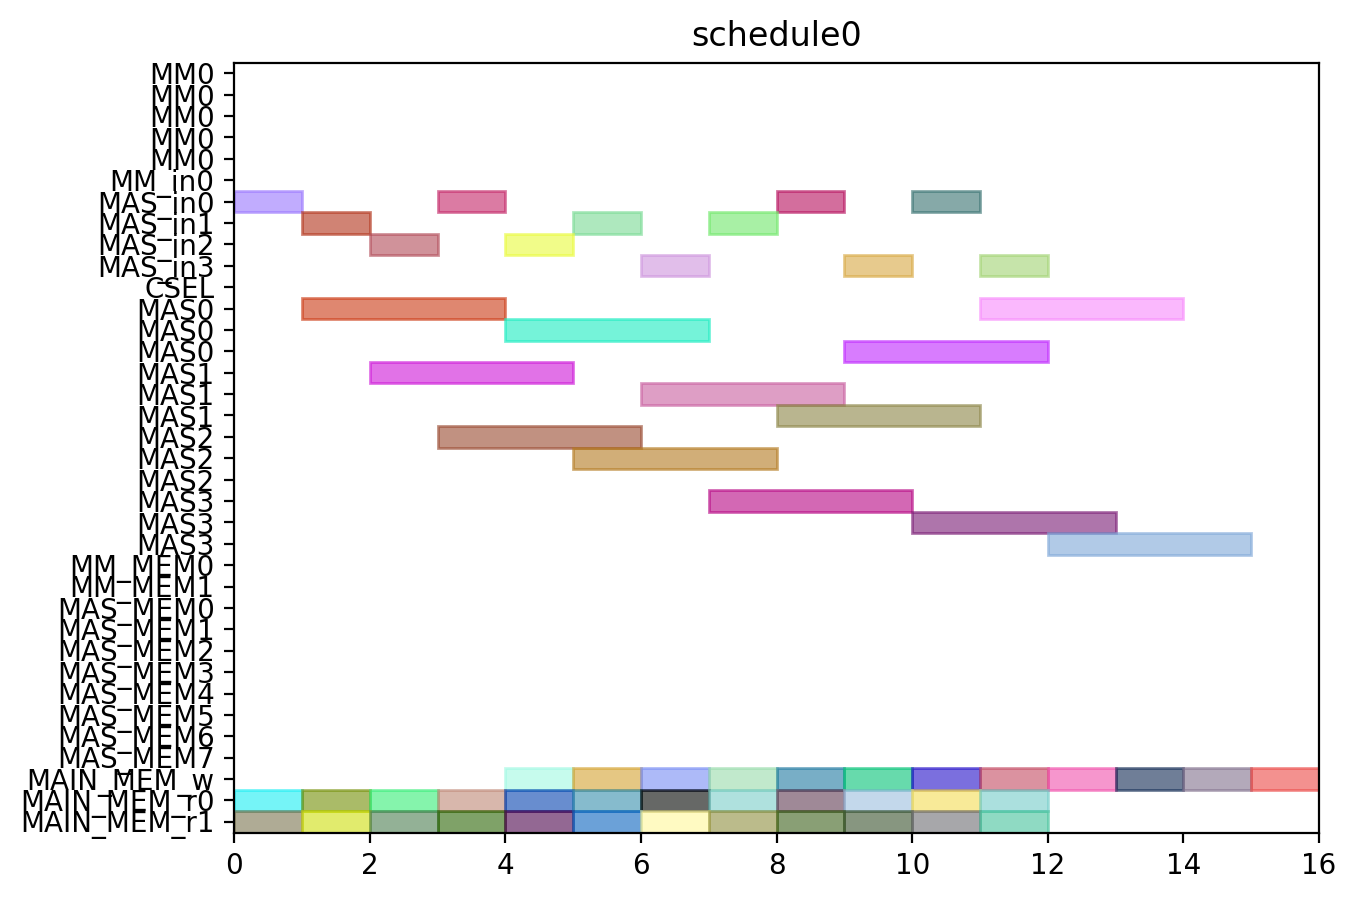

The script that drew this image:
from pyschedule import Scenario, solvers, plotters, alt


def solve():
	horizon = 90
	S = Scenario("schedule0", horizon=horizon)

	# resource
	MM = S.Resources('MM', num=1, size=5)
	MM_in = S.Resources('MM_in', num=1)
	MAS_in = S.Resources('MAS_in', num=4)
	CSEL = S.Resource('CSEL')
	MAS = S.Resources('MAS', num=4, size=3, periods=range(1, horizon))
	MM_MEM = S.Resources('MM_MEM', num=2)
	MAS_MEM = S.Resources('MAS_MEM', num=8)
	MAIN_MEM_w = S.Resource('MAIN_MEM_w', size=1)
	MAIN_MEM_r = S.Resources('MAIN_MEM_r', num=2)

	# result of previous scheduling

	# new tasks
	c000 = S.Task('c000', length=3, delay_cost=1)
	c000 += alt(MAS)
	c000_in = S.Task('c000_in', length=1, delay_cost=1)
	c000_in += alt(MAS_in)
	S += c000_in*MAS_in[0]<=c000*MAS[0]

	S += c000_in*MAS_in[1]<=c000*MAS[1]

	S += c000_in*MAS_in[2]<=c000*MAS[2]

	S += c000_in*MAS_in[3]<=c000*MAS[3]

	S += 0<c000

	c000_w = S.Task('c000_w', length=1, delay_cost=1)
	c000_w += alt(MAIN_MEM_w)
	S += c000 <= c000_w

	c000_mem0 = S.Task('c000_mem0', length=1, delay_cost=1)
	c000_mem0 += MAIN_MEM_r[0]
	c000_mem1 = S.Task('c000_mem1', length=1, delay_cost=1)
	c000_mem1 += MAIN_MEM_r[1]
	c001 = S.Task('c001', length=3, delay_cost=1)
	c001 += alt(MAS)
	c001_in = S.Task('c001_in', length=1, delay_cost=1)
	c001_in += alt(MAS_in)
	S += c001_in*MAS_in[0]<=c001*MAS[0]

	S += c001_in*MAS_in[1]<=c001*MAS[1]

	S += c001_in*MAS_in[2]<=c001*MAS[2]

	S += c001_in*MAS_in[3]<=c001*MAS[3]

	S += 0<c001

	c001_w = S.Task('c001_w', length=1, delay_cost=1)
	c001_w += alt(MAIN_MEM_w)
	S += c001 <= c001_w

	c001_mem0 = S.Task('c001_mem0', length=1, delay_cost=1)
	c001_mem0 += MAIN_MEM_r[0]
	c001_mem1 = S.Task('c001_mem1', length=1, delay_cost=1)
	c001_mem1 += MAIN_MEM_r[1]
	c010 = S.Task('c010', length=3, delay_cost=1)
	c010 += alt(MAS)
	c010_in = S.Task('c010_in', length=1, delay_cost=1)
	c010_in += alt(MAS_in)
	S += c010_in*MAS_in[0]<=c010*MAS[0]

	S += c010_in*MAS_in[1]<=c010*MAS[1]

	S += c010_in*MAS_in[2]<=c010*MAS[2]

	S += c010_in*MAS_in[3]<=c010*MAS[3]

	S += 0<c010

	c010_w = S.Task('c010_w', length=1, delay_cost=1)
	c010_w += alt(MAIN_MEM_w)
	S += c010 <= c010_w

	c010_mem0 = S.Task('c010_mem0', length=1, delay_cost=1)
	c010_mem0 += MAIN_MEM_r[0]
	c010_mem1 = S.Task('c010_mem1', length=1, delay_cost=1)
	c010_mem1 += MAIN_MEM_r[1]
	c011 = S.Task('c011', length=3, delay_cost=1)
	c011 += alt(MAS)
	c011_in = S.Task('c011_in', length=1, delay_cost=1)
	c011_in += alt(MAS_in)
	S += c011_in*MAS_in[0]<=c011*MAS[0]

	S += c011_in*MAS_in[1]<=c011*MAS[1]

	S += c011_in*MAS_in[2]<=c011*MAS[2]

	S += c011_in*MAS_in[3]<=c011*MAS[3]

	S += 0<c011

	c011_w = S.Task('c011_w', length=1, delay_cost=1)
	c011_w += alt(MAIN_MEM_w)
	S += c011 <= c011_w

	c011_mem0 = S.Task('c011_mem0', length=1, delay_cost=1)
	c011_mem0 += MAIN_MEM_r[0]
	c011_mem1 = S.Task('c011_mem1', length=1, delay_cost=1)
	c011_mem1 += MAIN_MEM_r[1]
	c100 = S.Task('c100', length=3, delay_cost=1)
	c100 += alt(MAS)
	c100_in = S.Task('c100_in', length=1, delay_cost=1)
	c100_in += alt(MAS_in)
	S += c100_in*MAS_in[0]<=c100*MAS[0]

	S += c100_in*MAS_in[1]<=c100*MAS[1]

	S += c100_in*MAS_in[2]<=c100*MAS[2]

	S += c100_in*MAS_in[3]<=c100*MAS[3]

	S += 0<c100

	c100_w = S.Task('c100_w', length=1, delay_cost=1)
	c100_w += alt(MAIN_MEM_w)
	S += c100 <= c100_w

	c100_mem0 = S.Task('c100_mem0', length=1, delay_cost=1)
	c100_mem0 += MAIN_MEM_r[0]
	c100_mem1 = S.Task('c100_mem1', length=1, delay_cost=1)
	c100_mem1 += MAIN_MEM_r[1]
	c101 = S.Task('c101', length=3, delay_cost=1)
	c101 += alt(MAS)
	c101_in = S.Task('c101_in', length=1, delay_cost=1)
	c101_in += alt(MAS_in)
	S += c101_in*MAS_in[0]<=c101*MAS[0]

	S += c101_in*MAS_in[1]<=c101*MAS[1]

	S += c101_in*MAS_in[2]<=c101*MAS[2]

	S += c101_in*MAS_in[3]<=c101*MAS[3]

	S += 0<c101

	c101_w = S.Task('c101_w', length=1, delay_cost=1)
	c101_w += alt(MAIN_MEM_w)
	S += c101 <= c101_w

	c101_mem0 = S.Task('c101_mem0', length=1, delay_cost=1)
	c101_mem0 += MAIN_MEM_r[0]
	c101_mem1 = S.Task('c101_mem1', length=1, delay_cost=1)
	c101_mem1 += MAIN_MEM_r[1]
	c110 = S.Task('c110', length=3, delay_cost=1)
	c110 += alt(MAS)
	c110_in = S.Task('c110_in', length=1, delay_cost=1)
	c110_in += alt(MAS_in)
	S += c110_in*MAS_in[0]<=c110*MAS[0]

	S += c110_in*MAS_in[1]<=c110*MAS[1]

	S += c110_in*MAS_in[2]<=c110*MAS[2]

	S += c110_in*MAS_in[3]<=c110*MAS[3]

	S += 0<c110

	c110_w = S.Task('c110_w', length=1, delay_cost=1)
	c110_w += alt(MAIN_MEM_w)
	S += c110 <= c110_w

	c110_mem0 = S.Task('c110_mem0', length=1, delay_cost=1)
	c110_mem0 += MAIN_MEM_r[0]
	c110_mem1 = S.Task('c110_mem1', length=1, delay_cost=1)
	c110_mem1 += MAIN_MEM_r[1]
	c111 = S.Task('c111', length=3, delay_cost=1)
	c111 += alt(MAS)
	c111_in = S.Task('c111_in', length=1, delay_cost=1)
	c111_in += alt(MAS_in)
	S += c111_in*MAS_in[0]<=c111*MAS[0]

	S += c111_in*MAS_in[1]<=c111*MAS[1]

	S += c111_in*MAS_in[2]<=c111*MAS[2]

	S += c111_in*MAS_in[3]<=c111*MAS[3]

	S += 0<c111

	c111_w = S.Task('c111_w', length=1, delay_cost=1)
	c111_w += alt(MAIN_MEM_w)
	S += c111 <= c111_w

	c111_mem0 = S.Task('c111_mem0', length=1, delay_cost=1)
	c111_mem0 += MAIN_MEM_r[0]
	c111_mem1 = S.Task('c111_mem1', length=1, delay_cost=1)
	c111_mem1 += MAIN_MEM_r[1]
	c200 = S.Task('c200', length=3, delay_cost=1)
	c200 += alt(MAS)
	c200_in = S.Task('c200_in', length=1, delay_cost=1)
	c200_in += alt(MAS_in)
	S += c200_in*MAS_in[0]<=c200*MAS[0]

	S += c200_in*MAS_in[1]<=c200*MAS[1]

	S += c200_in*MAS_in[2]<=c200*MAS[2]

	S += c200_in*MAS_in[3]<=c200*MAS[3]

	S += 0<c200

	c200_w = S.Task('c200_w', length=1, delay_cost=1)
	c200_w += alt(MAIN_MEM_w)
	S += c200 <= c200_w

	c200_mem0 = S.Task('c200_mem0', length=1, delay_cost=1)
	c200_mem0 += MAIN_MEM_r[0]
	c200_mem1 = S.Task('c200_mem1', length=1, delay_cost=1)
	c200_mem1 += MAIN_MEM_r[1]
	c201 = S.Task('c201', length=3, delay_cost=1)
	c201 += alt(MAS)
	c201_in = S.Task('c201_in', length=1, delay_cost=1)
	c201_in += alt(MAS_in)
	S += c201_in*MAS_in[0]<=c201*MAS[0]

	S += c201_in*MAS_in[1]<=c201*MAS[1]

	S += c201_in*MAS_in[2]<=c201*MAS[2]

	S += c201_in*MAS_in[3]<=c201*MAS[3]

	S += 0<c201

	c201_w = S.Task('c201_w', length=1, delay_cost=1)
	c201_w += alt(MAIN_MEM_w)
	S += c201 <= c201_w

	c201_mem0 = S.Task('c201_mem0', length=1, delay_cost=1)
	c201_mem0 += MAIN_MEM_r[0]
	c201_mem1 = S.Task('c201_mem1', length=1, delay_cost=1)
	c201_mem1 += MAIN_MEM_r[1]
	c210 = S.Task('c210', length=3, delay_cost=1)
	c210 += alt(MAS)
	c210_in = S.Task('c210_in', length=1, delay_cost=1)
	c210_in += alt(MAS_in)
	S += c210_in*MAS_in[0]<=c210*MAS[0]

	S += c210_in*MAS_in[1]<=c210*MAS[1]

	S += c210_in*MAS_in[2]<=c210*MAS[2]

	S += c210_in*MAS_in[3]<=c210*MAS[3]

	S += 0<c210

	c210_w = S.Task('c210_w', length=1, delay_cost=1)
	c210_w += alt(MAIN_MEM_w)
	S += c210 <= c210_w

	c210_mem0 = S.Task('c210_mem0', length=1, delay_cost=1)
	c210_mem0 += MAIN_MEM_r[0]
	c210_mem1 = S.Task('c210_mem1', length=1, delay_cost=1)
	c210_mem1 += MAIN_MEM_r[1]
	c211 = S.Task('c211', length=3, delay_cost=1)
	c211 += alt(MAS)
	c211_in = S.Task('c211_in', length=1, delay_cost=1)
	c211_in += alt(MAS_in)
	S += c211_in*MAS_in[0]<=c211*MAS[0]

	S += c211_in*MAS_in[1]<=c211*MAS[1]

	S += c211_in*MAS_in[2]<=c211*MAS[2]

	S += c211_in*MAS_in[3]<=c211*MAS[3]

	S += 0<c211

	c211_w = S.Task('c211_w', length=1, delay_cost=1)
	c211_w += alt(MAIN_MEM_w)
	S += c211 <= c211_w

	c211_mem0 = S.Task('c211_mem0', length=1, delay_cost=1)
	c211_mem0 += MAIN_MEM_r[0]
	c211_mem1 = S.Task('c211_mem1', length=1, delay_cost=1)
	c211_mem1 += MAIN_MEM_r[1]
	solvers.mip.solve(S,msg=1,kind='CPLEX',ratio_gap=1.01)

	solution = [['hoge']*len(S.solution()[1]) for i in range(len(S.solution()))]
	for i in range(len(S.solution())):
		for j in range(len(S.solution()[i])):
			solution[i][j]=str(S.solution()[i][j])
	print(solution)

	cycles = int(solution[-1][3])

	pic_file_name = "/home/mfukuda/ABE/multiRAM_multiMAS_16mux/scheduling_result/stage5MM1_stage3MAS4/CONJ/schedule0.png"
	if(S.solution() != []):
		plotters.matplotlib.plot(S,img_filename=pic_file_name, show_task_labels=False, fig_size=(cycles*0.25+3, 5))

	return solution
